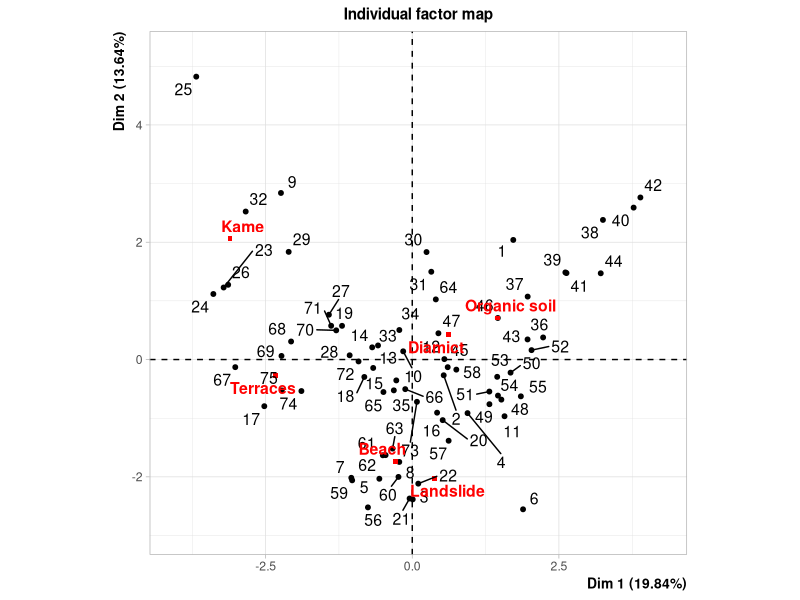
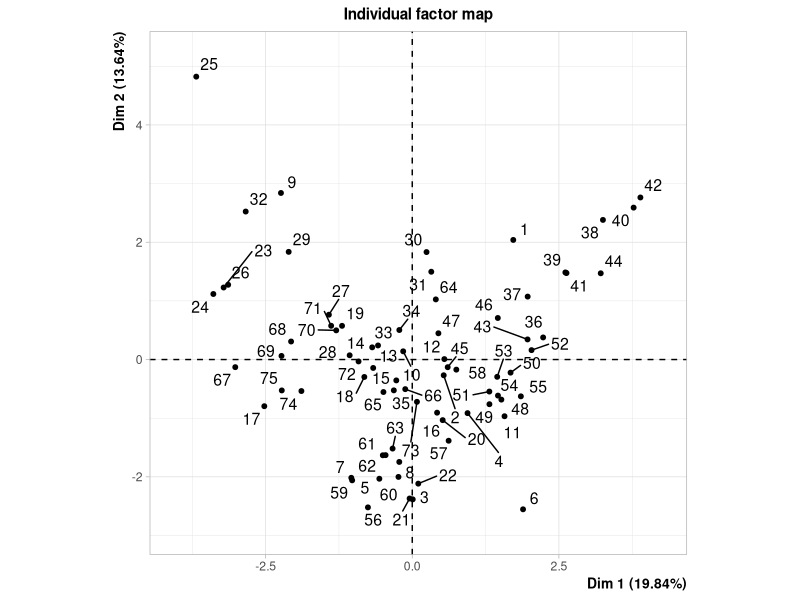
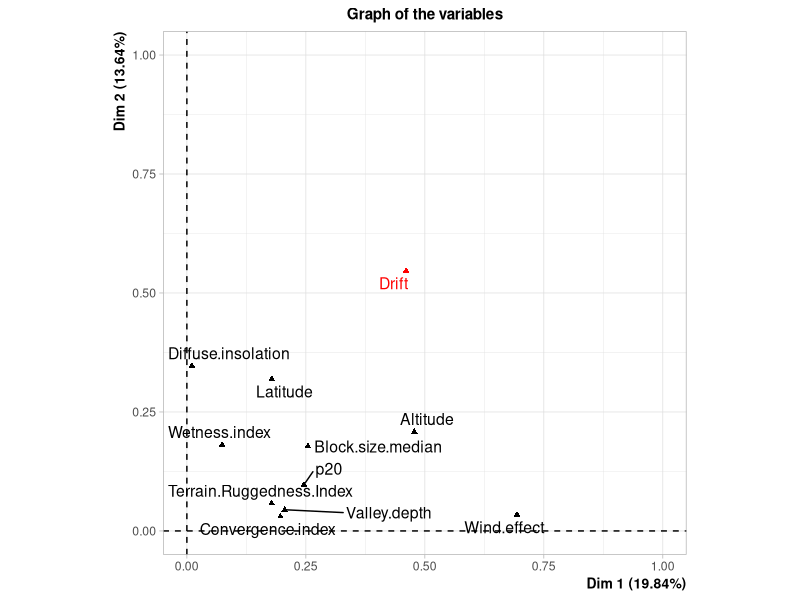
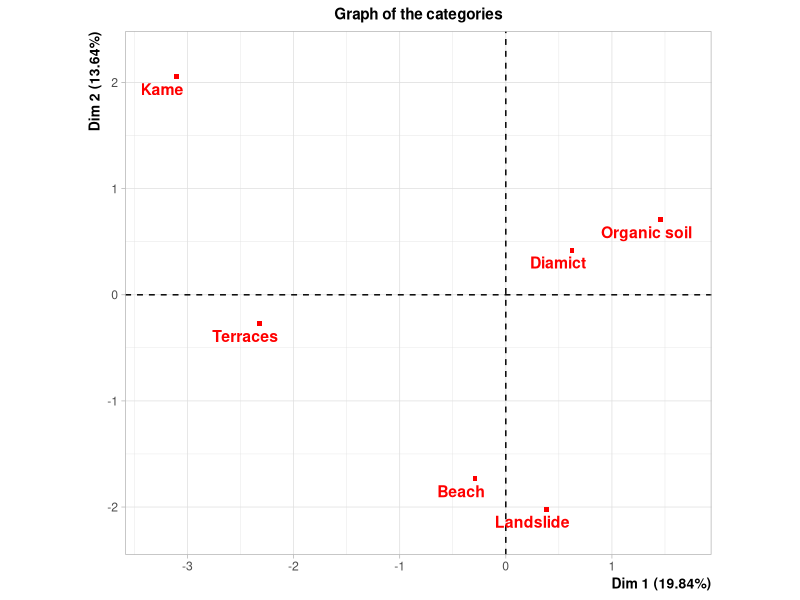
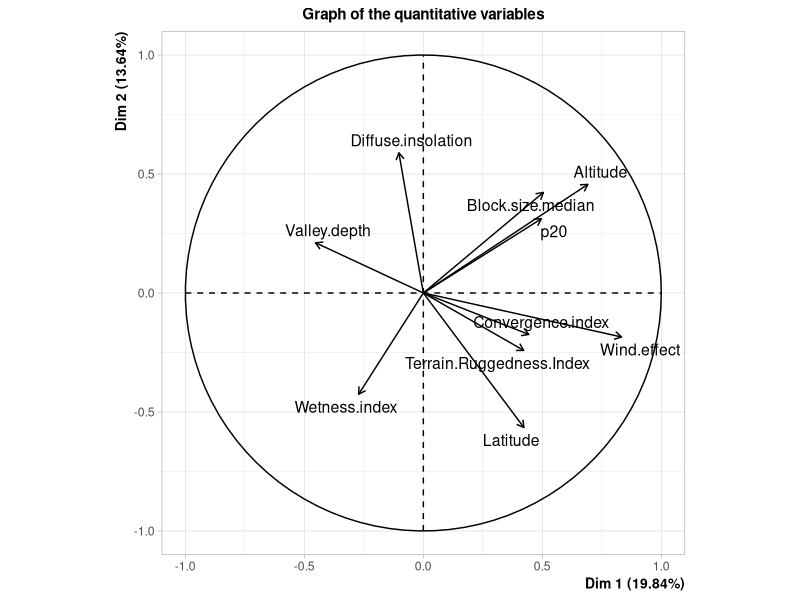
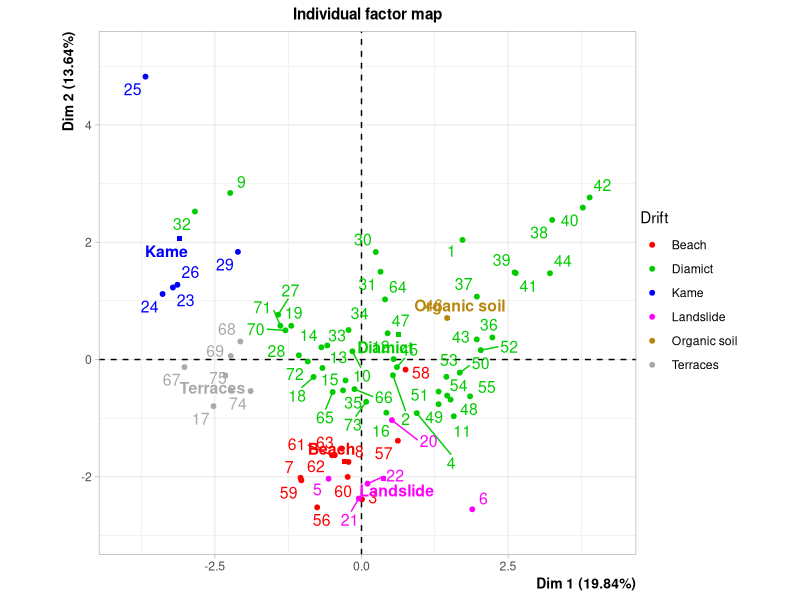

These figures' R source, in order:
library(FactoMineR)


### Name: plot.FAMD
### Title: Draw the Multiple Factor Analysis for Mixt Data graphs
### Aliases: plot.FAMD
### Keywords: dplot

### ** Examples

data(geomorphology)
res <- FAMD(geomorphology)
plot(res,choix="ind",habillage=4)
